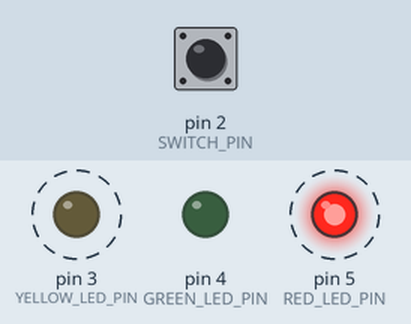
This sketch was run on a simulated Arduino Uno, built with avr-gcc and run on an emulated ATmega328P. On the bench: output pins drawn as LEDs (lit = HIGH). Dashed ring = blinking. Inputs (shaded band) come from the test bench; at power-on: pin 2 (SWITCH_PIN) HIGH.

Above: at 2.3 s.
2.4 s: pin 2 (SWITCH_PIN) pulled LOW for 0.9 s
At 3.15 s:
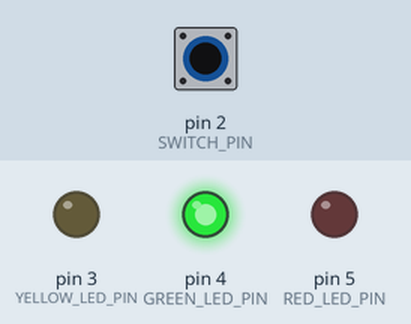
5.9 s: pin 2 (SWITCH_PIN) pulled LOW for 3.2 s
At 9.72 s:
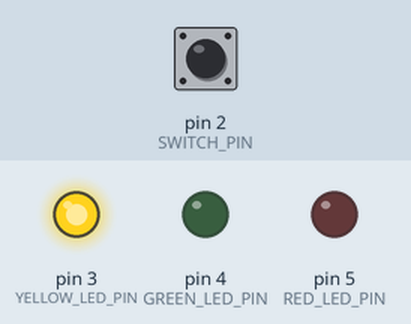
Timing chart, 0 to 16.6 s (numbered marks = the images above; inputs shaded):
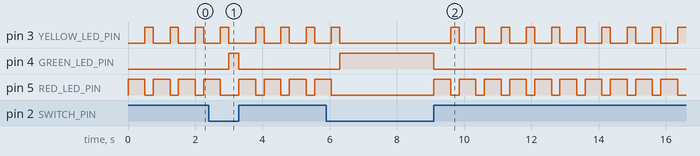

The sketch:

project2_spaceshipInterface.ino
```cpp
int switchState = 0;
int RED_LED_PIN = 5;
int GREEN_LED_PIN = 4;
int YELLOW_LED_PIN = 3;
int SWITCH_PIN = 2;


void setup() {
  // put your setup code here, to run once:
  pinMode(RED_LED_PIN, OUTPUT);
  pinMode(GREEN_LED_PIN, OUTPUT);
  pinMode(YELLOW_LED_PIN, OUTPUT);
  pinMode(SWITCH_PIN, INPUT);

}

void loop() {
  // put your main code here, to run repeatedly:
  switchState = digitalRead(SWITCH_PIN);

  if (switchState == LOW){
    digitalWrite(GREEN_LED_PIN, HIGH);
    digitalWrite(YELLOW_LED_PIN, LOW);
    digitalWrite(RED_LED_PIN, LOW);
  }
  else {
    digitalWrite(GREEN_LED_PIN, LOW);
    digitalWrite(YELLOW_LED_PIN, LOW);
    digitalWrite(RED_LED_PIN, HIGH);
    delay(500);
    digitalWrite(YELLOW_LED_PIN, HIGH);
    digitalWrite(RED_LED_PIN, LOW);
    delay(250);

  }

}
```

Measured:
- after the input at 2.4 s, pin 4 (GREEN_LED_PIN): LOW → HIGH after 0.60 s, → LOW 0.30 s later
- after the input at 5.9 s, pin 4 (GREEN_LED_PIN): LOW → HIGH after 0.40 s, → LOW 2.8 s later
- by itself, pin 5 (RED_LED_PIN): repeats every 0.75 s: HIGH 0.50 s, LOW 0.25 s
